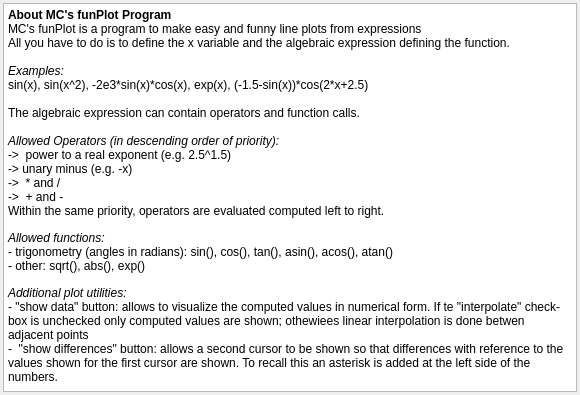
<?xml version="1.0" encoding="UTF-8"?>
<ui version="4.0">
 <class>Info</class>
 <widget class="QDialog" name="Info">
  <property name="geometry">
   <rect>
    <x>0</x>
    <y>0</y>
    <width>580</width>
    <height>395</height>
   </rect>
  </property>
  <property name="windowTitle">
   <string>Dialog</string>
  </property>
  <layout class="QVBoxLayout" name="verticalLayout">
   <property name="spacing">
    <number>2</number>
   </property>
   <property name="leftMargin">
    <number>3</number>
   </property>
   <property name="topMargin">
    <number>3</number>
   </property>
   <property name="rightMargin">
    <number>3</number>
   </property>
   <property name="bottomMargin">
    <number>3</number>
   </property>
   <item>
    <widget class="QTextBrowser" name="textBrowser">
     <property name="html">
      <string>&lt;!DOCTYPE HTML PUBLIC &quot;-//W3C//DTD HTML 4.0//EN&quot; &quot;http://www.w3.org/TR/REC-html40/strict.dtd&quot;&gt;
&lt;html&gt;&lt;head&gt;&lt;meta name=&quot;qrichtext&quot; content=&quot;1&quot; /&gt;&lt;style type=&quot;text/css&quot;&gt;
p, li { white-space: pre-wrap; }
&lt;/style&gt;&lt;/head&gt;&lt;body style=&quot; font-family:'MS Shell Dlg 2'; font-size:8pt; font-weight:400; font-style:normal;&quot;&gt;
&lt;p style=&quot; margin-top:0px; margin-bottom:0px; margin-left:0px; margin-right:0px; -qt-block-indent:0; text-indent:0px;&quot;&gt;&lt;span style=&quot; font-size:9pt; font-weight:600;&quot;&gt;About MC's funPlot Program&lt;/span&gt;&lt;/p&gt;
&lt;p style=&quot; margin-top:0px; margin-bottom:0px; margin-left:0px; margin-right:0px; -qt-block-indent:0; text-indent:0px;&quot;&gt;&lt;span style=&quot; font-size:9pt;&quot;&gt;MC's funPlot is a program to make easy and funny line plots from expressions&lt;/span&gt;&lt;/p&gt;
&lt;p style=&quot; margin-top:0px; margin-bottom:0px; margin-left:0px; margin-right:0px; -qt-block-indent:0; text-indent:0px;&quot;&gt;&lt;span style=&quot; font-size:9pt;&quot;&gt;All you have to do is to define the x variable and the algebraic expression defining the function.&lt;/span&gt;&lt;/p&gt;
&lt;p style=&quot;-qt-paragraph-type:empty; margin-top:0px; margin-bottom:0px; margin-left:0px; margin-right:0px; -qt-block-indent:0; text-indent:0px; font-size:9pt;&quot;&gt;&lt;br /&gt;&lt;/p&gt;
&lt;p style=&quot; margin-top:0px; margin-bottom:0px; margin-left:0px; margin-right:0px; -qt-block-indent:0; text-indent:0px;&quot;&gt;&lt;span style=&quot; font-size:9pt; font-style:italic;&quot;&gt;Examples:&lt;/span&gt;&lt;/p&gt;
&lt;p style=&quot; margin-top:0px; margin-bottom:0px; margin-left:0px; margin-right:0px; -qt-block-indent:0; text-indent:0px;&quot;&gt;&lt;span style=&quot; font-size:9pt;&quot;&gt;sin(x), sin(x^2), -2e3*sin(x)*cos(x), exp(x), (-1.5-sin(x))*cos(2*x+2.5)&lt;/span&gt;&lt;/p&gt;
&lt;p style=&quot;-qt-paragraph-type:empty; margin-top:0px; margin-bottom:0px; margin-left:0px; margin-right:0px; -qt-block-indent:0; text-indent:0px; font-size:9pt;&quot;&gt;&lt;br /&gt;&lt;/p&gt;
&lt;p style=&quot; margin-top:0px; margin-bottom:0px; margin-left:0px; margin-right:0px; -qt-block-indent:0; text-indent:0px;&quot;&gt;&lt;span style=&quot; font-size:9pt;&quot;&gt;The algebraic expression can contain operators and function calls.&lt;/span&gt;&lt;/p&gt;
&lt;p style=&quot;-qt-paragraph-type:empty; margin-top:0px; margin-bottom:0px; margin-left:0px; margin-right:0px; -qt-block-indent:0; text-indent:0px; font-size:9pt; font-weight:600;&quot;&gt;&lt;br /&gt;&lt;/p&gt;
&lt;p style=&quot; margin-top:0px; margin-bottom:0px; margin-left:0px; margin-right:0px; -qt-block-indent:0; text-indent:0px;&quot;&gt;&lt;span style=&quot; font-size:9pt; font-style:italic;&quot;&gt;Allowed Operators (in descending order of priority):&lt;/span&gt;&lt;/p&gt;
&lt;p style=&quot; margin-top:0px; margin-bottom:0px; margin-left:0px; margin-right:0px; -qt-block-indent:0; text-indent:0px;&quot;&gt;&lt;span style=&quot; font-size:9pt;&quot;&gt;-&amp;gt;  power to a real exponent (e.g. 2.5^1.5)&lt;/span&gt;&lt;/p&gt;
&lt;p style=&quot; margin-top:0px; margin-bottom:0px; margin-left:0px; margin-right:0px; -qt-block-indent:0; text-indent:0px;&quot;&gt;&lt;span style=&quot; font-size:9pt;&quot;&gt;-&amp;gt; unary minus (e.g. -x)&lt;/span&gt;&lt;/p&gt;
&lt;p style=&quot; margin-top:0px; margin-bottom:0px; margin-left:0px; margin-right:0px; -qt-block-indent:0; text-indent:0px;&quot;&gt;&lt;span style=&quot; font-size:9pt;&quot;&gt;-&amp;gt;  * and /&lt;/span&gt;&lt;/p&gt;
&lt;p style=&quot; margin-top:0px; margin-bottom:0px; margin-left:0px; margin-right:0px; -qt-block-indent:0; text-indent:0px;&quot;&gt;&lt;span style=&quot; font-size:9pt;&quot;&gt;-&amp;gt;  + and -&lt;/span&gt;&lt;/p&gt;
&lt;p style=&quot; margin-top:0px; margin-bottom:0px; margin-left:0px; margin-right:0px; -qt-block-indent:0; text-indent:0px;&quot;&gt;&lt;span style=&quot; font-size:9pt;&quot;&gt;Within the same priority, operators are evaluated computed left to right.&lt;/span&gt;&lt;/p&gt;
&lt;p style=&quot;-qt-paragraph-type:empty; margin-top:0px; margin-bottom:0px; margin-left:0px; margin-right:0px; -qt-block-indent:0; text-indent:0px;&quot;&gt;&lt;br /&gt;&lt;/p&gt;
&lt;p style=&quot; margin-top:0px; margin-bottom:0px; margin-left:0px; margin-right:0px; -qt-block-indent:0; text-indent:0px;&quot;&gt;&lt;span style=&quot; font-size:9pt; font-style:italic;&quot;&gt;Allowed functions:&lt;/span&gt;&lt;/p&gt;
&lt;p style=&quot; margin-top:0px; margin-bottom:0px; margin-left:0px; margin-right:0px; -qt-block-indent:0; text-indent:0px;&quot;&gt;&lt;span style=&quot; font-size:9pt;&quot;&gt;- trigonometry (angles in radians): sin(), cos(), tan(), asin(), acos(), atan()&lt;/span&gt;&lt;/p&gt;
&lt;p style=&quot; margin-top:0px; margin-bottom:0px; margin-left:0px; margin-right:0px; -qt-block-indent:0; text-indent:0px;&quot;&gt;&lt;span style=&quot; font-size:9pt;&quot;&gt;- other: sqrt(), abs(), exp()&lt;/span&gt;&lt;/p&gt;
&lt;p style=&quot;-qt-paragraph-type:empty; margin-top:0px; margin-bottom:0px; margin-left:0px; margin-right:0px; -qt-block-indent:0; text-indent:0px;&quot;&gt;&lt;br /&gt;&lt;/p&gt;
&lt;p style=&quot; margin-top:0px; margin-bottom:0px; margin-left:0px; margin-right:0px; -qt-block-indent:0; text-indent:0px;&quot;&gt;&lt;span style=&quot; font-size:9pt; font-style:italic;&quot;&gt;Additional plot utilities:&lt;/span&gt;&lt;/p&gt;
&lt;p style=&quot; margin-top:0px; margin-bottom:0px; margin-left:0px; margin-right:0px; -qt-block-indent:0; text-indent:0px;&quot;&gt;&lt;span style=&quot; font-size:9pt;&quot;&gt;- &amp;quot;show data&amp;quot; button: allows to visualize the computed values in numerical form. If te &amp;quot;interpolate&amp;quot; check-box is unchecked only computed values are shown; othewiees linear interpolation is done betwen adjacent points&lt;/span&gt;&lt;/p&gt;
&lt;p style=&quot; margin-top:0px; margin-bottom:0px; margin-left:0px; margin-right:0px; -qt-block-indent:0; text-indent:0px;&quot;&gt;&lt;span style=&quot; font-size:9pt;&quot;&gt;-  &amp;quot;show differences&amp;quot; button: allows a second cursor to be shown so that differences with reference to the values shown for the first cursor are shown. To recall this an asterisk is added at the left side of the numbers.&lt;/span&gt;&lt;/p&gt;&lt;/body&gt;&lt;/html&gt;</string>
     </property>
    </widget>
   </item>
   <item>
    <layout class="QHBoxLayout" name="horizontalLayout"/>
   </item>
  </layout>
 </widget>
 <resources/>
 <connections/>
</ui>
